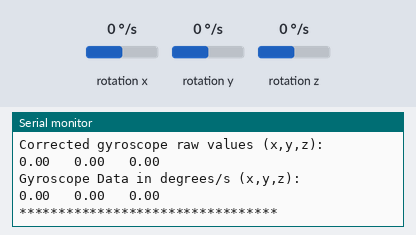
Bench run of a sketch on a simulated Arduino Uno, built for the host (arithmetic inside an expression is 32-bit, double 64-bit). Shown: the last lines printed to the serial monitor. The inputs (shaded band) are chosen by the test bench; at power-on: rotation x 0 °/s, rotation y 0 °/s, rotation z 0 °/s.

Above: at 2.2 s.
2.3 s: rotation x set to -192 °/s
At 3.4 s:
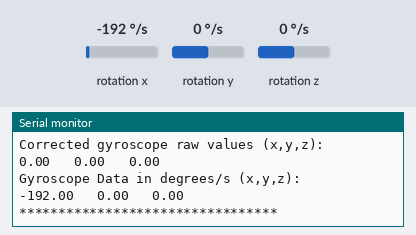
3.8 s: rotation y set to -192 °/s
At 4.7 s:
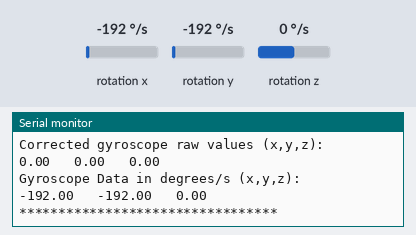
5.3 s: rotation z set to -192 °/s
At 6.9 s:
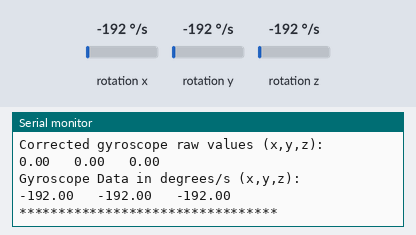

Measured:
- after the input at 2.3 s, the serial monitor: prints a new line after 0.73 s (image 1)
- after the input at 3.8 s, the serial monitor: prints a new line after 0.25 s (image 2)
- after the input at 5.3 s, the serial monitor: prints a new line after 0.77 s (image 3)

The sketch:

mpu9250_Test1_gryo.ino
```cpp
#include <MPU9250_WE.h>
#include <Wire.h>
#define MPU9250_ADDR 0x68

MPU9250_WE myMPU9250 = MPU9250_WE(MPU9250_ADDR);

void setup() {
  Serial.begin(115200);
  Wire.begin();
  if(!myMPU9250.init()){
    Serial.println("MPU9250 does not respond");
  }
  else{
    Serial.println("MPU9250 is connected");
  }

    Serial.println("Position you MPU9250 flat and don't move it - calibrating...");
  delay(1000);
  myMPU9250.autoOffsets();
  Serial.println("Done!");

  myMPU9250.enableGyrDLPF();
}


void loop() {
  xyzFloat gyrRaw = myMPU9250.getGyrRawValues();
  xyzFloat corrGyrRaw = myMPU9250.getCorrectedGyrRawValues();
  xyzFloat gyr = myMPU9250.getGyrValues();

  Serial.println("Gyroscope raw values (x,y,z):");
  Serial.print(gyrRaw.x);
  Serial.print("   ");
  Serial.print(gyrRaw.y);
  Serial.print("   ");
  Serial.println(gyrRaw.z);
  Serial.println("Corrected gyroscope raw values (x,y,z):");
  Serial.print(corrGyrRaw.x);
  Serial.print("   ");
  Serial.print(corrGyrRaw.y);
  Serial.print("   ");
  Serial.println(corrGyrRaw.z);
  Serial.println("Gyroscope Data in degrees/s (x,y,z):");
  Serial.print(gyr.x);
  Serial.print("   ");
  Serial.print(gyr.y);
  Serial.print("   ");
  Serial.println(gyr.z);
  Serial.println("*********************************");
  delay(1000);
}
```
